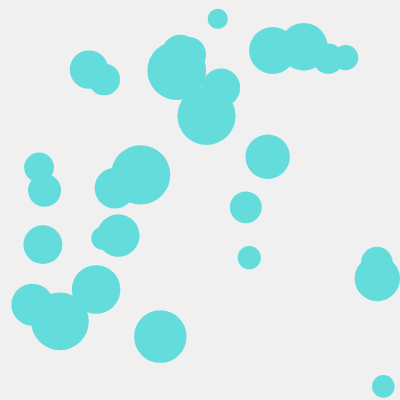
Frame 1 (no input)
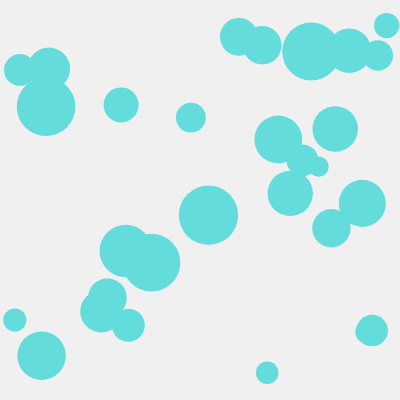
Frame 60 (no input)
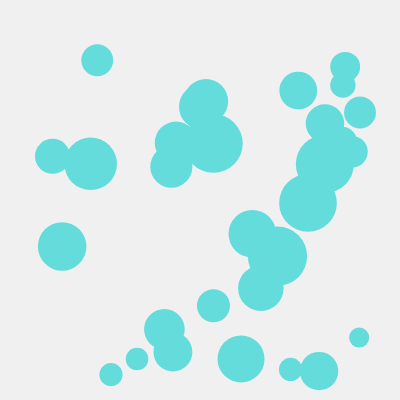
Frame 120 (the mouse pressed at the canvas centre since frame 60)

The p5.js sketch that drew these frames (run headless with seeded random() and noise() and a simulated clock; from frame 60 on, the mouse is pressed at the canvas centre):

// p5.js sketch
// ── sketch.js
let NUM = 30;
let data = [];

function setup() {
  createCanvas(400, 400);

  for (let i = 0; i < NUM; i++) {
    let r_ = random(10, 30);
    data.push({
      x:random(r_, width - r_),
      y:random(r_, height - r_),
      vx:random(-3, 3),
      vy:random(-3, 3),
      r:r_
    });
  }
}

function draw() {
  background(240);
  noStroke();
  fill(100, 220, 220);
  
  for (let i = 0; i < NUM; i++) {
    // 位置を更新
    data[i].x += data[i].vx;
    data[i].y += data[i].vy;
  
    // xが端にきたらx方向の移動の向きを反転
    if (data[i].x < data[i].r) {
      data[i].vx *= -1;
      data[i].x = data[i].r;
    }
    if (data[i].x > width - data[i].r) {
      data[i].vx *= -1;
      data[i].x = width - data[i].r;
    }
    // yが端にきたらy方向の移動の向きを反転
    if (data[i].y < data[i].r) {
      data[i].vy *= -1;
      data[i].y = data[i].r;
    }
    if (data[i].y > height - data[i].r) {
      data[i].vy *= -1;
      data[i].y = height - data[i].r;
    }
  
    circle(data[i].x, data[i].y, data[i].r * 2);
  }
}
